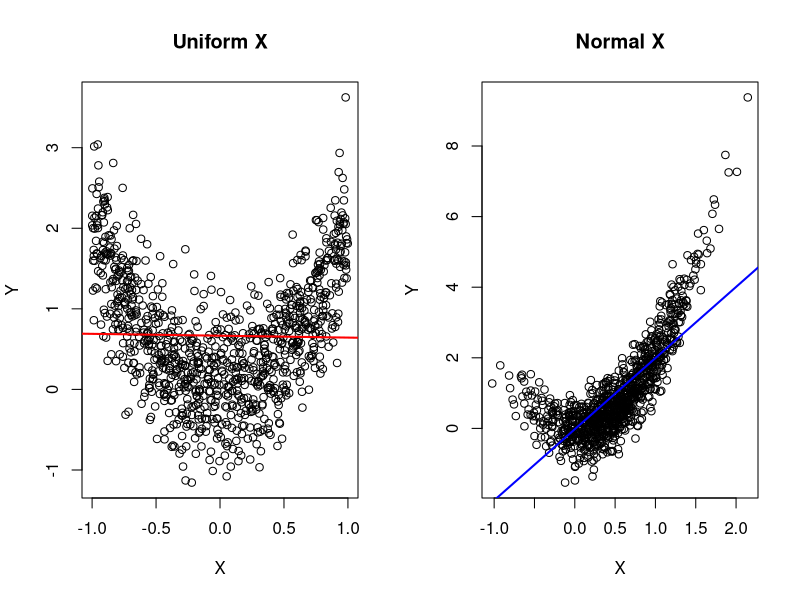

This chart was generated by the following R code:
# Set seed for reproducibility
set.seed(123)  

# Sample size
n <- 1000  

# Case I: X ~ Uniform(-1,1), Y = 2X^2 + e, where e ~ N(0, 0.5)
X1 <- runif(n, -1, 1)  
e1 <- rnorm(n, mean = 0, sd = 0.5)  
Y1 <- 2 * X1^2 + e1  

# Fit a linear model
fit1 <- lm(Y1 ~ X1)  
summary(fit1)  

# Case II: X ~ N(0.5, 0.5), Y = 2X^2 + e, where e ~ N(0, 0.5)
X2 <- rnorm(n, mean = 0.5, sd = 0.5)  
e2 <- rnorm(n, mean = 0, sd = 0.5)  
Y2 <- 2 * X2^2 + e2  

# Fit a linear model
fit2 <- lm(Y2 ~ X2)  
summary(fit2)  

# Compare estimated coefficients
cat("Estimated Coefficients for Uniform X:\n")  
print(coef(fit1))  
cat("Estimated Coefficients for Normal X:\n")  
print(coef(fit2))  

# Visualization
par(mfrow = c(1, 2))  
plot(X1, Y1, main = "Uniform X", xlab = "X", ylab = "Y")  
abline(fit1, col = "red", lwd = 2)  
plot(X2, Y2, main = "Normal X", xlab = "X", ylab = "Y")  
abline(fit2, col = "blue", lwd = 2)  
